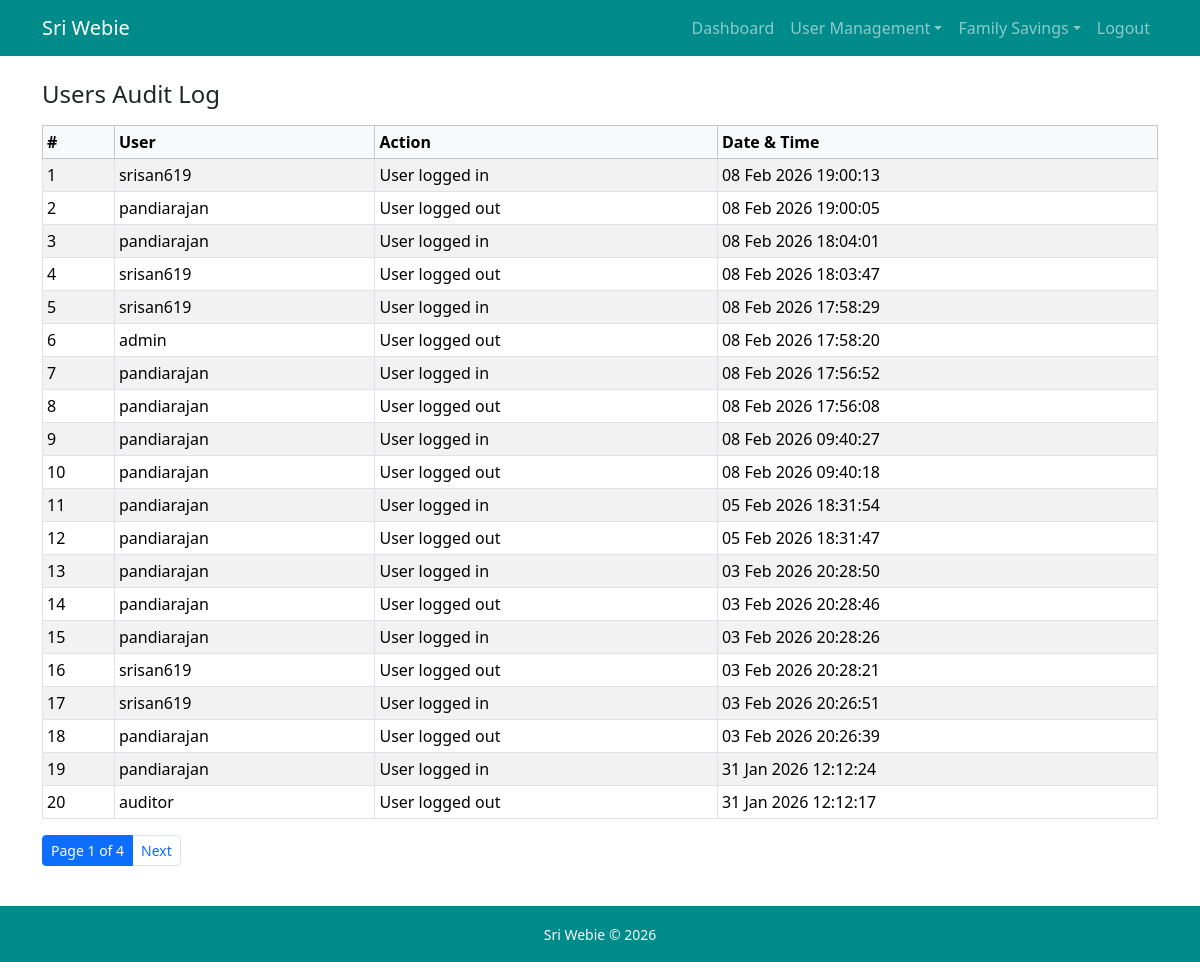
The app's page /users/audit-logs/ (signed in), older data.
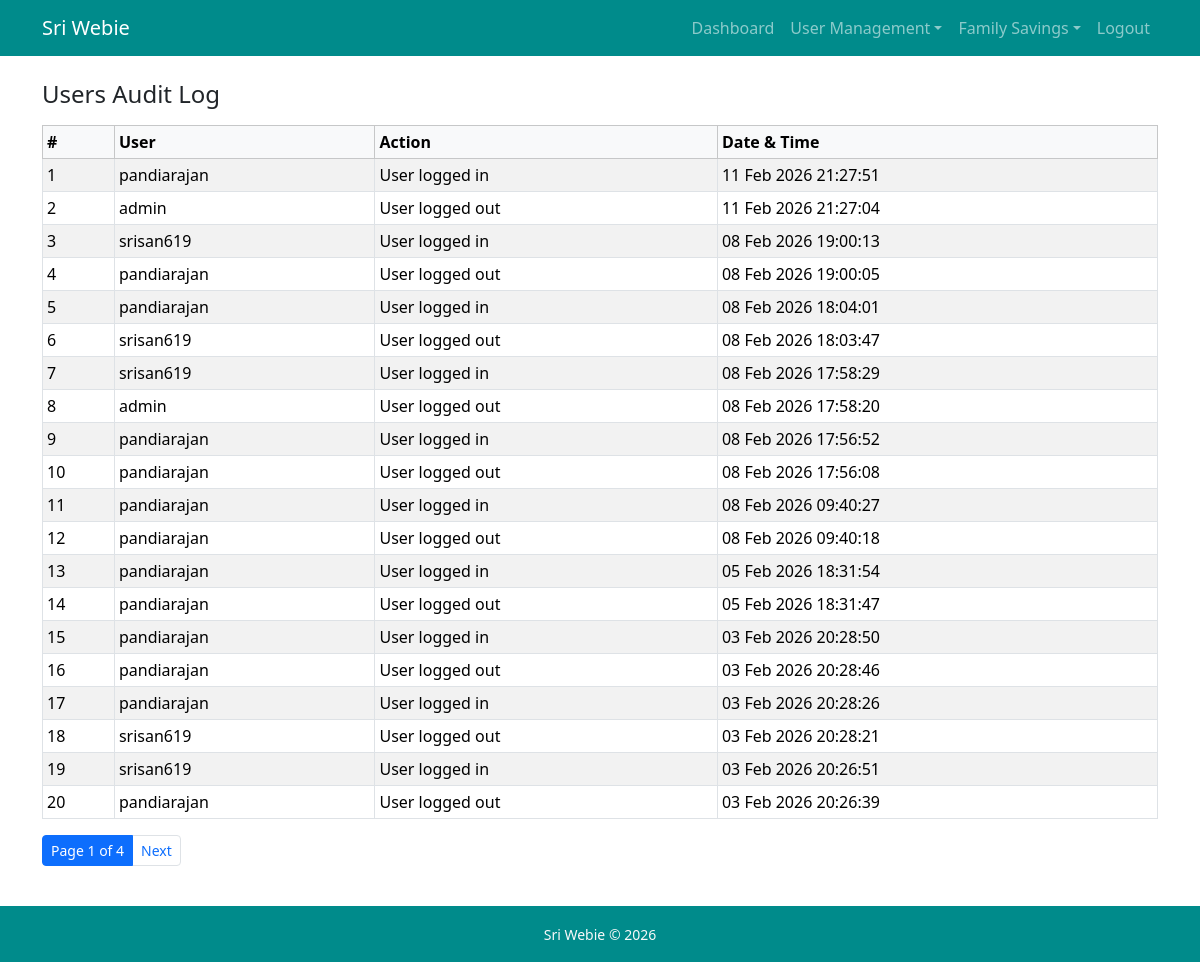
The same page, newer data.
### users/models.py (models this page shows, shortened)
class AuditLog(models.Model):
    user = models.ForeignKey(User, on_delete=models.SET_NULL, null=True)
    action = models.CharField(max_length=100)
    timestamp = models.DateTimeField(auto_now_add=True)

class User(AbstractUser):
    role = models.ForeignKey(Role, on_delete=models.PROTECT, null=True, blank=True)
    groups = models.ManyToManyField('auth.Group', related_name='custom_user_set', blank=True, help_text='The groups this user belongs to', verbose_name='groups')
    user_permissions = models.ManyToManyField('auth.Permission', related_name='custom_user_set', blank=True, help_text='Specific permissions for this user.', verbose_name='user permissions')

### users/views.py (the view)
# urls.py: path('users/audit-logs/', audit_logs, name="audit_logs")
@login_required
def audit_logs(request):
    if request.user.role.role_name not in ['auditor', 'admin']:
        return HttpResponseForbidden("Access Denied")
    logs = AuditLog.objects.select_related("user").order_by("-timestamp")
    paginator = Paginator(logs, 20)
    page_number = request.GET.get("page")
    page_obj = paginator.get_page(page_number)
    return render(request, "users/audit_logs.html", {
        "page_obj": page_obj
    })

### users/templates/users/audit_logs.html
{%extends "users/base.html"%}
{%block content%}
<h4 class="mb-3">Users Audit Log</h4>
<div class="table-responsive">
<table class="table table-bordered table-striped table-sm">
    <thead class="table-light">
        <tr>
            <th>#</th>
            <th>User</th>
            <th>Action</th>
            <th>Date & Time</th>
        </tr>
    </thead>
    <tbody>
        {% for log in page_obj %}
        <tr>
            <td>{{forloop.counter}}</td>
            <td>{{log.user.username|default:"System"}}</td>
            <td>
                {{log.action}}
            </td>
            <td>{{log.timestamp|date:"d M Y H:i:s"}}</td>
        </tr>
        {% empty %}
        <tr>
            <td colspan="4">
                No audit logs found
            </td>
        </tr>
        {%endfor%}
    </tbody>
</table>
</div>
{% include "includes/pagination.html" %}
{%endblock%}

### users/templates/users/base.html (shortened to what this page needs)
<!DOCTYPE html>
<html lang="en">
<head>
    <link href="https://cdn.jsdelivr.net/npm/bootstrap-icons/font/bootstrap-icons.css" rel="stylesheet">
    <link href="https://cdn.jsdelivr.net/npm/bootstrap@5.3.2/dist/css/bootstrap.min.css" rel="stylesheet">
</head>
<body class="d-flex flex-column min-vh-100">
    <nav class="navbar navbar-expand-lg navbar-dark bg-info">
        <div class="container">
            <a href="{%url 'dashboard'%}" class="navbar-brand">Sri Webie</a>
            <div class="collapse navbar-collapse" id="navbarNav">
                <ul class="navbar-nav ms-auto">
                    {% if request.user.is_authenticated %}
                        <li class="nav-item">
                            <a href="{%url 'dashboard'%}" class="nav-link">Dashboard</a>
                        </li>
                        <li class="nav-item dropdown active">
                            <a class="nav-link dropdown-toggle" href="#" id="users-dropdown" role="button" data-bs-toggle="dropdown" aria-expanded="false" >User Management</a>
                        </li>
                        <li class="nav-item dropdown active">
                            <a class="nav-link dropdown-toggle" href="#" id="family-savings-dropdown" role="button" data-bs-toggle="dropdown" aria-expanded="false" >Family Savings</a>
                        </li>
                        <li class="nav-item">
                            <a href="{%url 'logout'%}" class="nav-link">Logout</a>
                        </li>
                    {%else%}
                        <li class="nav-item">
                            <a href="{%url 'login'%}" class="nav-link">Login</a>
                        </li>
                    {%endif%}
                </ul>
            </div>
        </div>
    </nav>
    <main class="container my-4">
    {%block content%}
    {%endblock%}
    </main>
    <footer class="bg-info text-light mt-auto">
        <div class="container text-center py-3">
            <small>
                Sri Webie © {% now "Y" %}
            </small>
        </div>
    </footer>
</body>
</html>

### templates/includes/pagination.html (shortened to what this page needs)
<nav>
    <ul class="pagination pagination-sm">
        <li class="page-item active">
            <span class="page-link">
                Page {{page_obj.number}} of {{page_obj.paginator.num_pages}}
            </span>
        </li>
        {%if page_obj.has_next%}
            <li class="page-item">
                <a href="?page={{page_obj.next_page_number}}" class="page-link">Next</a>
            </li>
        {%endif%}
    </ul>
</nav>

### users/templates/users/base.html (style rules this page uses)
.bg-info { --bs-bg-opacity: 1; background-color: darkcyan !important;; }

Row changes from the older to the newer data that the page shows:
no longer on this page (row unchanged): AuditLog: user.username "pandiarajan", action "User logged in", timestamp "31 Jan 2026 12:12:24"
no longer on this page (row unchanged): AuditLog: user.username "auditor", action "User logged out", timestamp "31 Jan 2026 12:12:17"
added AuditLog: user.username "pandiarajan", action "User logged in", timestamp "11 Feb 2026 21:27:51"
added AuditLog: user.username "admin", action "User logged out", timestamp "11 Feb 2026 21:27:04"
